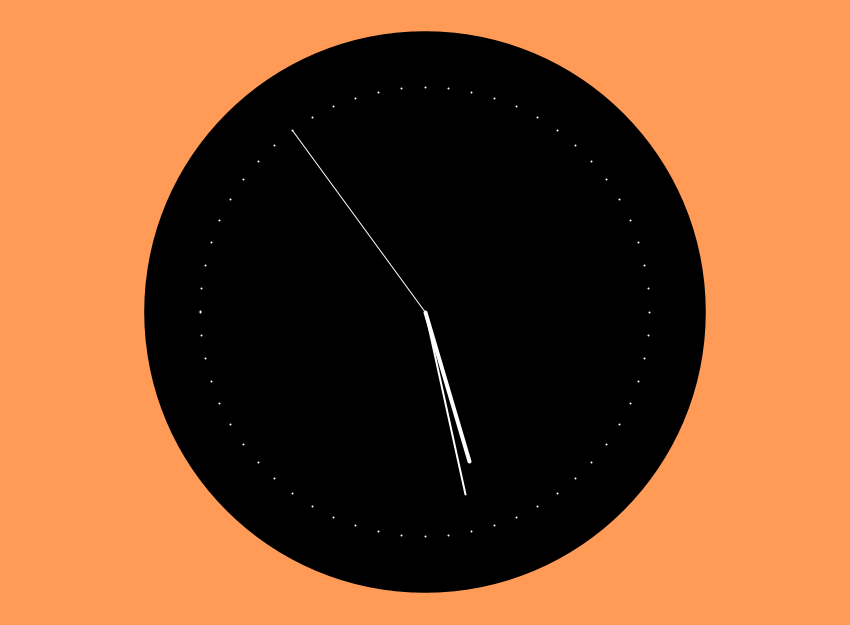
Frame 1 (no input)
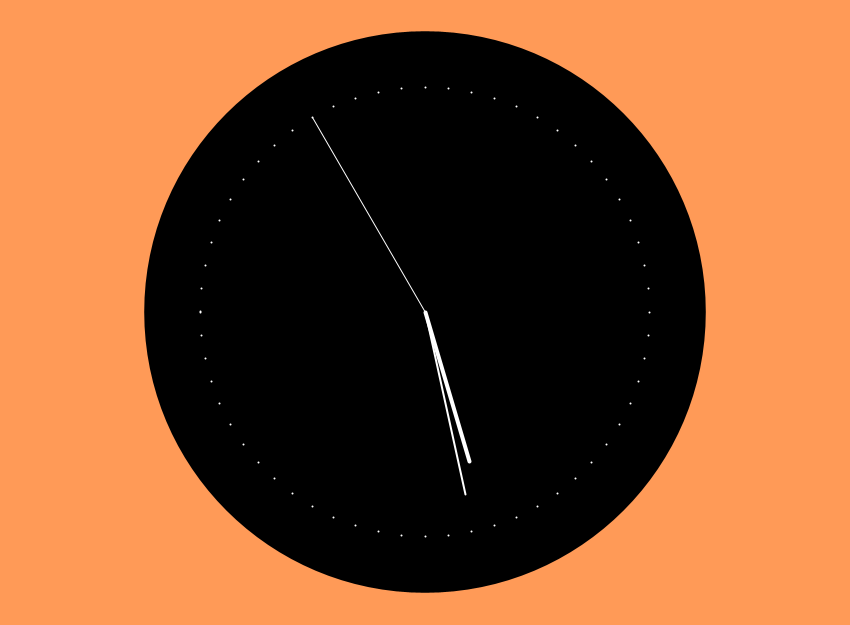
Frame 60 (the mouse pressed at the canvas centre just before this capture)
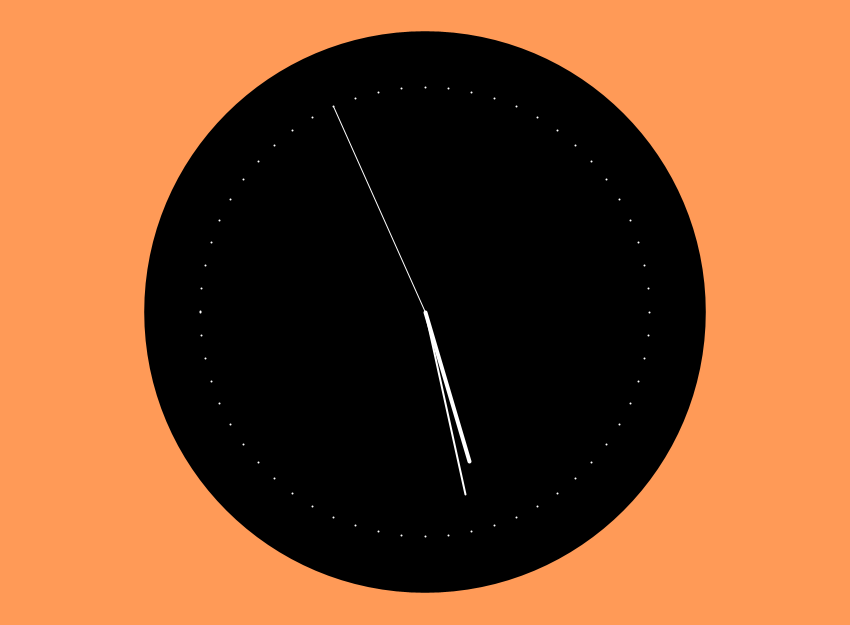
Frame 120 (the mouse held since frame 60 and released just before this capture)

The Processing sketch that drew these frames (run headless with seeded random() and noise(); from frame 60 on, the mouse is pressed at the canvas centre):

// Processing sketch: Ex_3
// ── Ex_3.pde
float secondsRadius;
float minutesRadius;
float hoursRadius;
float clockDiameter;
int cx, cy;

void setup() {
  size(850, 625);
  stroke(255);
  
  int radius = min(width, height) / 2;
  secondsRadius = radius * 0.72;
  minutesRadius = radius * 0.60;
  hoursRadius = radius * 0.50;
  clockDiameter = radius * 1.8;
  
  cx = width / 2;
  cy = height / 2;
}

void draw() {
  background(255,154,87);
  fill(0);
  noStroke();
  ellipse(cx, cy, clockDiameter, clockDiameter);
  float s = map(second(), 0, 60, 0, TWO_PI) - HALF_PI;
  float m = map(minute() + norm(second(), 0, 60), 0, 60, 0, TWO_PI) - HALF_PI; 
  float h = map(hour() + norm(minute(), 0, 60), 0, 24, 0, TWO_PI * 2) - HALF_PI;
  stroke(255);
  strokeWeight(1);
  line(cx, cy, cx + cos(s) * secondsRadius, cy + sin(s) * secondsRadius);
  strokeWeight(2);
  line(cx, cy, cx + cos(m) * minutesRadius, cy + sin(m) * minutesRadius);
  strokeWeight(4);
  line(cx, cy, cx + cos(h) * hoursRadius, cy + sin(h) * hoursRadius);
  strokeWeight(2);
  beginShape(POINTS);
  for (int a = 0; a < 360; a+=6) {
  float angle = radians(a);
  float x = cx + cos(angle) * secondsRadius;
  float y = cy + sin(angle) * secondsRadius;
  vertex(x, y);
  }

endShape();
}
